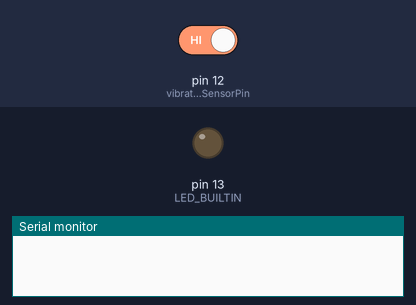
The sketch below on a simulated Arduino Uno, built with avr-gcc and run on an emulated ATmega328P. Parts: output pins drawn as LEDs (lit = HIGH), the last lines printed to the serial monitor. Inputs (shaded band) come from the test bench; at power-on: pin 12 (vibrationSensorPin) HIGH.

Above: at 1.2 s.
1.3 s: pin 12 (vibrationSensorPin) driven LOW
At 2.0 s:
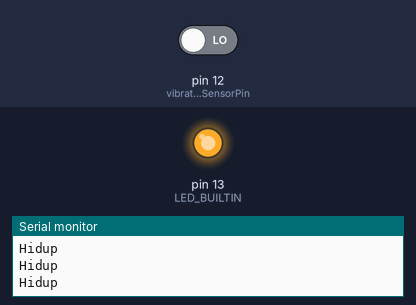
Timing chart, 0 to 4.3 s (numbered marks = the images above; inputs shaded):
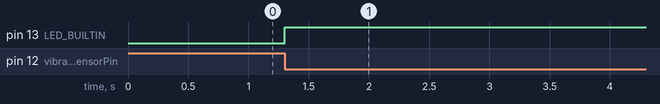

Measured:
- after the input at 1.3 s, pin 13 (LED_BUILTIN): LOW → HIGH at once

The sketch:

sensor_getar.ino
```cpp
// Module sensor getar sw18010p
// Arduino UNO/Nano
// Pin A0 atau D0 di hubungkan ke PIN12
// VCC ke 5V, GND ke GND

const int vibrationSensorPin = 12; // Vibration Sensor di hubungkan ke Pin 12
int vibrationSensorState = 0;
unsigned long previousMillis = 0;
long OnTime = 100; //100ms
long OffTime = 300000; //5 menit

void setup() {
  Serial.begin(9600);
  pinMode(vibrationSensorPin, INPUT); // Jadikan Vibration sensor sebagai input
  pinMode(LED_BUILTIN, OUTPUT);
}

void loop() {
  unsigned long currentMillis = millis();
  vibrationSensorState = digitalRead(vibrationSensorPin);
  // ketika ada getaran LED akan hidup selama 5 menit (300000 mili detik)
  if ((vibrationSensorState == LOW) && (currentMillis - previousMillis >= OnTime)) {
    digitalWrite(LED_BUILTIN, HIGH);
    Serial.println("Hidup");
    previousMillis = currentMillis;
  }
  // ketika TIDAK ada getaran selama 5 menit (300000 mili detik) LED akan mati
  else if ((vibrationSensorState == HIGH) && (currentMillis - previousMillis >= OffTime)) {
    // ketik kode power saving disini
    digitalWrite(LED_BUILTIN, LOW);
     Serial.println("Mati");
    previousMillis = currentMillis;
  }
}
```
